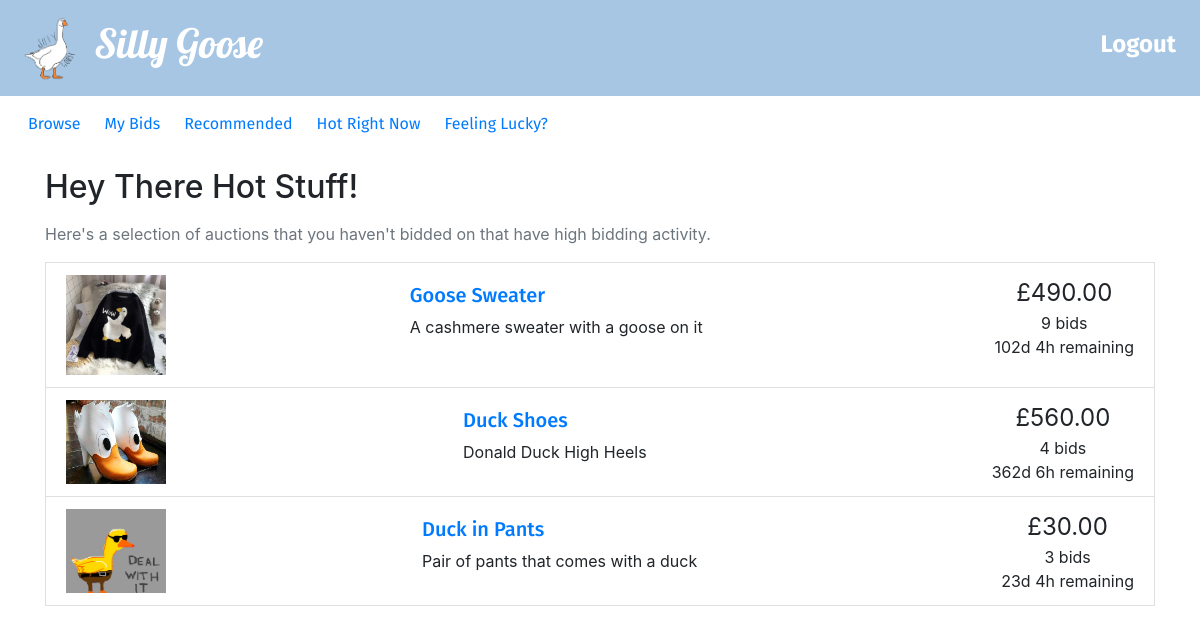
/hotStuff.php (signed in), run on the app's committed database.
### tables this page shows
CREATE TABLE auctions (
  auctionID INT AUTO_INCREMENT PRIMARY KEY,
  sellerEmail VARCHAR(50),
  title VARCHAR(50),
  description VARCHAR(200),
  categoryName VARCHAR(50),
  reservePrice FLOAT(10,2),
  endDate DATETIME,
  startPrice FLOAT(10,2),
  picture VARCHAR(30)
);

### utilities.php (the view, shortened to what this page needs)
<?php
function display_time_remaining($interval) {
    if ($interval->days == 0 && $interval->h == 0) {
      $time_remaining = $interval->format('%im %Ss');
    }
    else if ($interval->days == 0) {
      $time_remaining = $interval->format('%hh %im');
    }
    else {
      $time_remaining = $interval->format('%ad %hh');
    }
  return $time_remaining;
}
function print_listing_li($item_id, $title, $desc, $price, $num_bids, $end_time, $image)
{
  if (strlen($desc) > 250) {
    $desc_shortened = substr($desc, 0, 250) . '...';
  }
  else {
    $desc_shortened = $desc;
  }
  if ($num_bids == 1) {
    $bid = ' bid';
  }
  else {
    $bid = ' bids';
  }
  $now = new DateTime();
  if ($now > $end_time) {
    $time_remaining = 'This auction has ended';
  }
  else {
    $time_to_end = date_diff($now, $end_time);
    $time_remaining = display_time_remaining($time_to_end) . ' remaining';
  }
  echo('
    <li class="list-group-item d-flex justify-content-between">
    <img alt="" src="images/'.$image.'" style="max-width:100px;width:100%">
    <div class="p-2 mr-5"><h5><a href="listing.php?item_id=' . $item_id . '">' . $title . '</a></h5>' . $desc_shortened . '</div>
    <div class="text-center text-nowrap"><span style="font-size: 1.5em">£' . number_format($price, 2) . '</span><br/>' . $num_bids . $bid . '<br/>' . $time_remaining . '</div>
  </li>'
  );
}
function query($query) {
  $connection = mysqli_connect($dbhost,$dbuser,$dbpass,$dbname);
  $result = mysqli_query($connection,$query);
  return $result;
}
?>

### hotStuff.php (shortened to what this page needs)
<?php
include_once("header.php");
include_once("utilities.php");
?>
<div class="container">
<h2 class="my-3">Hey There Hot Stuff!</h2>
<p class="text-muted"> Here's a selection of auctions that you haven't bidded on that have high bidding activity. </p>
<?php
$email = $_SESSION["username"];
$sql = "SELECT a.auctionID, a.title, a.description, a.endDate, a.startPrice, a.picture, n.popularity
FROM
-- Table with all auctions that currently have bids, which the buyer has not bidded on, and haven't expired (a)
(SELECT * FROM auctions WHERE auctionID IN (SELECT auctionID FROM bids WHERE buyerEmail <> '$email') AND endDate > CURRENT_TIME()) a
LEFT JOIN
-- Table with the number of bids for each auction (n)
(SELECT auctionID, COUNT(auctionID) AS 'popularity' FROM bids GROUP BY auctionID) n
ON a.auctionID = n.auctionID
-- Take the top 3 most popular
ORDER BY popularity DESC LIMIT 3";
$hot = query($sql);
while ($row = $hot->fetch_assoc()) {
  $item_id = $row['auctionID'];
  $title = $row['title'];
  $desc = $row['description'];
  $startPrice = $row['startPrice'];
  $end_time = new DateTime($row['endDate']);
  $image = $row['picture'];
  $_ = query("SELECT COALESCE(COUNT(auctionID),0) as 'num_bids',
  COALESCE(MAX(bidValue),$startPrice) as 'current_price'
  FROM bids WHERE auctionID = $item_id GROUP BY auctionID");
  $row = $_->fetch_assoc();
  $num_bids = $row['num_bids'];
  $current_price = $row['current_price'];
  print_listing_li($item_id, $title, $desc, $current_price, $num_bids, $end_time, $image);
  }
?>

### header.php (style rules this page uses)
a { font-family: 'Fira Sans', sans-serif; }

### data on the page
auctions: picture (picture), title "Goose Sweater", description "A cashmere sweater with a goose on it", price "490.00", num_bids "9", bid "bids", time_remaining "102d 4h remaining"
auctions: picture (picture), title "Duck Shoes", description "Donald Duck High Heels", price "560.00", num_bids "4", bid "bids", time_remaining "362d 6h remaining"
auctions: picture (picture), title "Duck in Pants", description "Pair of pants that comes with a duck", price "30.00", num_bids "3", bid "bids", time_remaining "23d 4h remaining"
